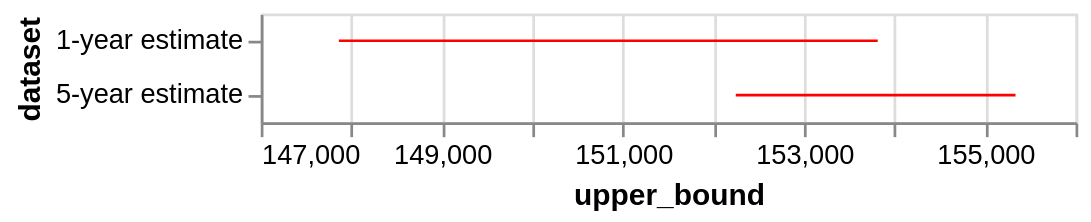

Notebook code for this chart:
### Markdown cell above
To chart confidence intervales, we will use `mark_errorbar`. Note we specify two encodings for the X axis - one for the upper bound of the confidence interval and a second for the lower bound.

### Code cell
confidence_intervals = alt.Chart(
    data
).mark_errorbar(
    color='red'
).encode(
    alt.X('upper_bound').scale(zero=False),
    alt.X2('lower_bound'),
    y='dataset'
)
confidence_intervals

### Figure 1 — Vega-Lite specification as saved in the notebook (floating-point values rounded to 4 significant figures)
{"config": {"view": {"continuousWidth": 300, "continuousHeight": 300}}, "data": {"name": "data-75c68ed2169417339aa892b6f420cff3"}, "mark": {"type": "errorbar", "color": "red"}, "encoding": {"x": {"field": "upper_bound", "scale": {"zero": false}, "type": "quantitative"}, "x2": {"field": "lower_bound"}, "y": {"field": "dataset", "type": "nominal"}}, "$schema": "https://vega.github.io/schema/vega-lite/v5.20.1.json", "datasets": {"data-75c68ed2169417339aa892b6f420cff3": [{"median_hh_income": 150800.0, "margin_of_error": 2976.0, "state": "06", "county": "085", "dataset": "1-year estimate", "geo_name": "Santa Clara County", "lower_bound": 147900.0, "upper_bound": 153800.0}, {"median_hh_income": 153800.0, "margin_of_error": 1545.0, "state": "06", "county": "085", "dataset": "5-year estimate", "geo_name": "Santa Clara County", "lower_bound": 152200.0, "upper_bound": 155300.0}]}}
